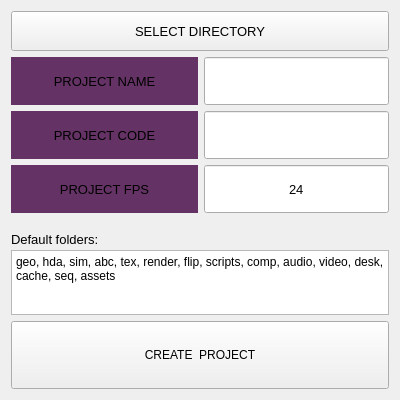
<?xml version="1.0" encoding="UTF-8"?>
<ui version="4.0">
 <class>Form</class>
 <widget class="QWidget" name="Form">
  <property name="geometry">
   <rect>
    <x>0</x>
    <y>0</y>
    <width>400</width>
    <height>400</height>
   </rect>
  </property>
  <property name="minimumSize">
   <size>
    <width>400</width>
    <height>400</height>
   </size>
  </property>
  <property name="maximumSize">
   <size>
    <width>400</width>
    <height>400</height>
   </size>
  </property>
  <property name="windowTitle">
   <string>Form</string>
  </property>
  <layout class="QVBoxLayout" name="verticalLayout">
   <item>
    <widget class="QPushButton" name="bt_directory">
     <property name="sizePolicy">
      <sizepolicy hsizetype="Minimum" vsizetype="Preferred">
       <horstretch>0</horstretch>
       <verstretch>0</verstretch>
      </sizepolicy>
     </property>
     <property name="minimumSize">
      <size>
       <width>0</width>
       <height>15</height>
      </size>
     </property>
     <property name="maximumSize">
      <size>
       <width>16777215</width>
       <height>40</height>
      </size>
     </property>
     <property name="font">
      <font>
       <pointsize>10</pointsize>
      </font>
     </property>
     <property name="text">
      <string>SELECT DIRECTORY</string>
     </property>
    </widget>
   </item>
   <item>
    <layout class="QGridLayout" name="gridLayout">
     <item row="4" column="0">
      <widget class="QLabel" name="lb_folders">
       <property name="minimumSize">
        <size>
         <width>0</width>
         <height>20</height>
        </size>
       </property>
       <property name="maximumSize">
        <size>
         <width>16777215</width>
         <height>10</height>
        </size>
       </property>
       <property name="font">
        <font>
         <pointsize>10</pointsize>
        </font>
       </property>
       <property name="text">
        <string>Default folders:</string>
       </property>
       <property name="alignment">
        <set>Qt::AlignLeading|Qt::AlignLeft|Qt::AlignVCenter</set>
       </property>
      </widget>
     </item>
     <item row="2" column="0">
      <widget class="QLabel" name="lb_fps">
       <property name="minimumSize">
        <size>
         <width>187</width>
         <height>48</height>
        </size>
       </property>
       <property name="font">
        <font>
         <pointsize>10</pointsize>
        </font>
       </property>
       <property name="styleSheet">
        <string notr="true">QLabel
{
background-color: rgb(100, 50, 100);
}</string>
       </property>
       <property name="text">
        <string>PROJECT FPS</string>
       </property>
       <property name="alignment">
        <set>Qt::AlignCenter</set>
       </property>
      </widget>
     </item>
     <item row="2" column="1">
      <widget class="QLineEdit" name="le_fps">
       <property name="minimumSize">
        <size>
         <width>0</width>
         <height>48</height>
        </size>
       </property>
       <property name="font">
        <font>
         <pointsize>10</pointsize>
        </font>
       </property>
       <property name="text">
        <string>24</string>
       </property>
       <property name="alignment">
        <set>Qt::AlignCenter</set>
       </property>
      </widget>
     </item>
     <item row="3" column="0">
      <spacer name="verticalSpacer">
       <property name="orientation">
        <enum>Qt::Vertical</enum>
       </property>
       <property name="sizeType">
        <enum>QSizePolicy::Fixed</enum>
       </property>
       <property name="sizeHint" stdset="0">
        <size>
         <width>5</width>
         <height>5</height>
        </size>
       </property>
      </spacer>
     </item>
     <item row="1" column="1">
      <widget class="QLineEdit" name="le_proj">
       <property name="minimumSize">
        <size>
         <width>0</width>
         <height>48</height>
        </size>
       </property>
       <property name="font">
        <font>
         <pointsize>10</pointsize>
        </font>
       </property>
       <property name="alignment">
        <set>Qt::AlignCenter</set>
       </property>
      </widget>
     </item>
     <item row="1" column="0">
      <widget class="QLabel" name="lb_code">
       <property name="sizePolicy">
        <sizepolicy hsizetype="Fixed" vsizetype="Fixed">
         <horstretch>0</horstretch>
         <verstretch>0</verstretch>
        </sizepolicy>
       </property>
       <property name="minimumSize">
        <size>
         <width>187</width>
         <height>48</height>
        </size>
       </property>
       <property name="font">
        <font>
         <pointsize>10</pointsize>
        </font>
       </property>
       <property name="styleSheet">
        <string notr="true">QLabel
{
background-color: rgb(100, 50, 100);
}</string>
       </property>
       <property name="text">
        <string>PROJECT CODE</string>
       </property>
       <property name="alignment">
        <set>Qt::AlignCenter</set>
       </property>
      </widget>
     </item>
     <item row="0" column="0">
      <widget class="QLabel" name="lb_name">
       <property name="minimumSize">
        <size>
         <width>0</width>
         <height>48</height>
        </size>
       </property>
       <property name="font">
        <font>
         <pointsize>10</pointsize>
        </font>
       </property>
       <property name="styleSheet">
        <string notr="true">QLabel
{
background-color: rgb(100, 50, 100);
}</string>
       </property>
       <property name="text">
        <string>PROJECT NAME</string>
       </property>
       <property name="alignment">
        <set>Qt::AlignCenter</set>
       </property>
      </widget>
     </item>
     <item row="0" column="1">
      <widget class="QLineEdit" name="le_proj_name">
       <property name="minimumSize">
        <size>
         <width>0</width>
         <height>48</height>
        </size>
       </property>
       <property name="font">
        <font>
         <pointsize>10</pointsize>
        </font>
       </property>
       <property name="alignment">
        <set>Qt::AlignCenter</set>
       </property>
      </widget>
     </item>
    </layout>
   </item>
   <item>
    <widget class="QPlainTextEdit" name="qpt_folders">
     <property name="maximumSize">
      <size>
       <width>16777215</width>
       <height>65</height>
      </size>
     </property>
     <property name="plainText">
      <string>geo, hda, sim, abc, tex, render, flip, scripts, comp, audio, video, desk, cache, seq, assets</string>
     </property>
    </widget>
   </item>
   <item>
    <widget class="QPushButton" name="bt_create_project">
     <property name="sizePolicy">
      <sizepolicy hsizetype="Minimum" vsizetype="Preferred">
       <horstretch>0</horstretch>
       <verstretch>0</verstretch>
      </sizepolicy>
     </property>
     <property name="minimumSize">
      <size>
       <width>0</width>
       <height>10</height>
      </size>
     </property>
     <property name="maximumSize">
      <size>
       <width>16777215</width>
       <height>80</height>
      </size>
     </property>
     <property name="text">
      <string>CREATE  PROJECT</string>
     </property>
    </widget>
   </item>
  </layout>
 </widget>
 <tabstops>
  <tabstop>bt_directory</tabstop>
  <tabstop>le_proj_name</tabstop>
  <tabstop>le_proj</tabstop>
  <tabstop>le_fps</tabstop>
  <tabstop>qpt_folders</tabstop>
  <tabstop>bt_create_project</tabstop>
 </tabstops>
 <resources/>
 <connections/>
</ui>
